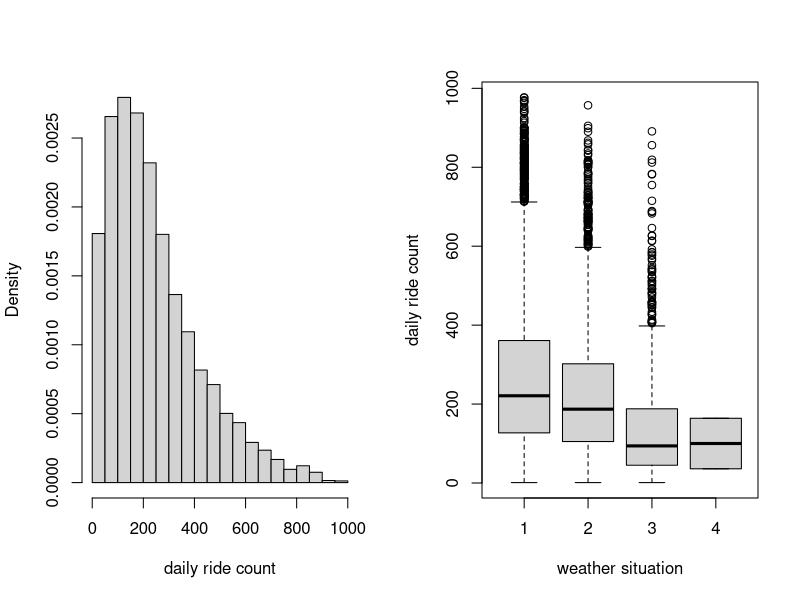
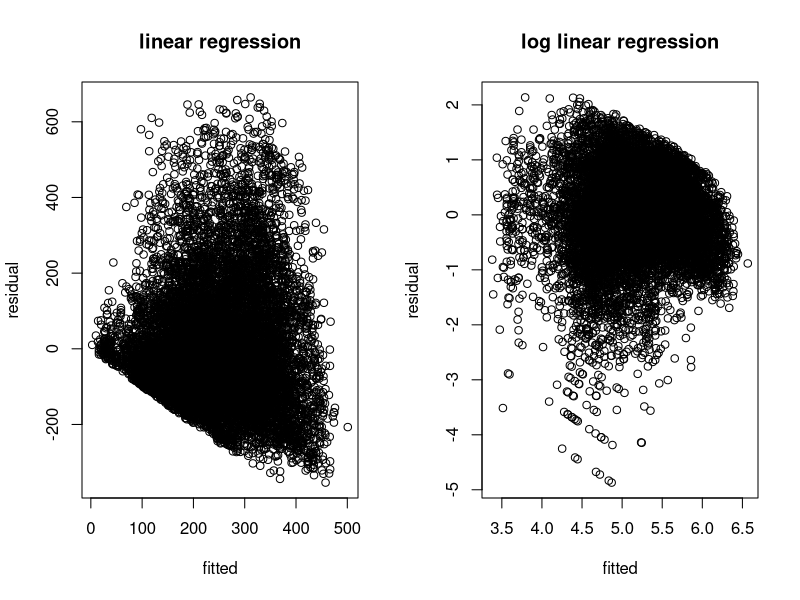

Recreate these plots in R, in order. (Note: this script raises an error after producing the figures.)
## ---- chunk 1
biketab <- read.csv("bikeshare.csv")
head(biketab)
par(mfrow=c(1,2))
hist(biketab$cnt, xlab="daily ride count", freq=FALSE, main="")
boxplot(biketab$cnt ~ biketab$weathersit, xlab="weather situation", ylab="daily ride count")
## ---- chunk 2
class(biketab$weathersit)
biketab$weathersit <- factor(biketab$weathersit)
levels(biketab$weathersit)
## ---- chunk 3
wsfit <- glm(cnt ~ weathersit, data=biketab)
summary(wsfit)
## ---- chunk 4
1 - wsfit$deviance/wsfit$null.deviance
## ---- chunk 5
sqrt(wsfit$deviance/wsfit$df.residual)
## ---- chunk 6
ridefit <- glm(cnt ~ weathersit + temp + hum + windspeed, data=biketab) 
coef(ridefit)
## ---- chunk 7
ridefit2 <- glm(cnt ~ weathersit*(temp + hum + windspeed), data=biketab) 
coef(ridefit2)
## ---- chunk 8
## clear
10*coef(ridefit2)["temp"]
## cloudy
10*(coef(ridefit2)["temp"] + coef(ridefit2)["weathersitcloudy:temp"])
## wet
10*(coef(ridefit2)["temp"] + coef(ridefit2)["weathersitwet:temp"])
## ---- chunk 9
lridefit <- glm(log(cnt) ~ weathersit*(temp + hum + windspeed), data=biketab) 
coef(lridefit)
## ---- chunk 10
## clear
exp(10*coef(lridefit)["temp"])
## cloudy
exp(10*(coef(lridefit)["temp"] + coef(lridefit)["weathersitcloudy:temp"]))
## wet
exp(10*(coef(lridefit)["temp"] + coef(lridefit)["weathersitwet:temp"]))
## ---- chunk 11
par(mfrow=c(1,2))
plot(ridefit2$residuals ~ ridefit2$fitted.values, xlab="fitted", ylab="residual", main="linear regression")
plot(lridefit$residuals ~ lridefit$fitted.values, xlab="fitted", ylab="residual", main="log linear regression")
## ---- chunk 12
newdata <- data.frame(weathersit="clear", temp=25, hum=50, windspeed=5)
predict(ridefit2, newdata)
exp(predict(lridefit, newdata))
## ---- chunk 13
ride7k <- glm(cnt>7000 ~ weathersit*(temp + hum + windspeed),
              data=biketab, family="binomial")
coef(ride7k)
## ---- chunk 14
## clear
exp(10*coef(ride7k)["temp"])
## cloudy
exp(10*(coef(ride7k)["temp"] + coef(ride7k)["weathersitcloudy:temp"]))
## wet
exp(10*(coef(ride7k)["temp"] + coef(ride7k)["weathersitwet:temp"]))
## ---- chunk 15
biketab$date <- as.Date(biketab$dteday, format="%m/%d/%Y")
biketab$mnth <- factor(biketab$mnth)
biketab$weekday <- factor(biketab$weekday)
## ---- chunk 16
timefit <- glm(cnt ~ weathersit*(temp + hum + windspeed) 
                + date + mnth + weekday, data=biketab) 
summary(timefit)
## ---- chunk 17
plot(cnt ~ date, type="l", col=8, data=biketab)
lines(timefit$fitted ~ biketab$date, col="red")
## ---- chunk 18
par(mfrow=c(1,2))
plot(2:12, coef(timefit)[paste("mnth",2:12,sep="")], type="l", ylab="change relative to JAN", xlab="month")
plot(1:6, coef(timefit)[paste("weekday",1:6,sep="")], type="l", ylab="change relative to MON", xlab="weekday")

## ---- chunk 19
plot(timefit$residuals ~ biketab$date, type="l")
## ---- chunk 20
acf(timefit$residuals)
## ---- chunk 21
biketab$lag <- c(NA, head(biketab$cnt,-1))
# confirm it worked as planned
biketab[1:5,c("cnt","lag")]
## ---- chunk 22
arfit <- glm(cnt ~ lag + weathersit*(temp + hum + windspeed) 
                + date + mnth + weekday, data=biketab)
coef(arfit)["lag"]
## ---- chunk 23
acf(arfit$residuals)
